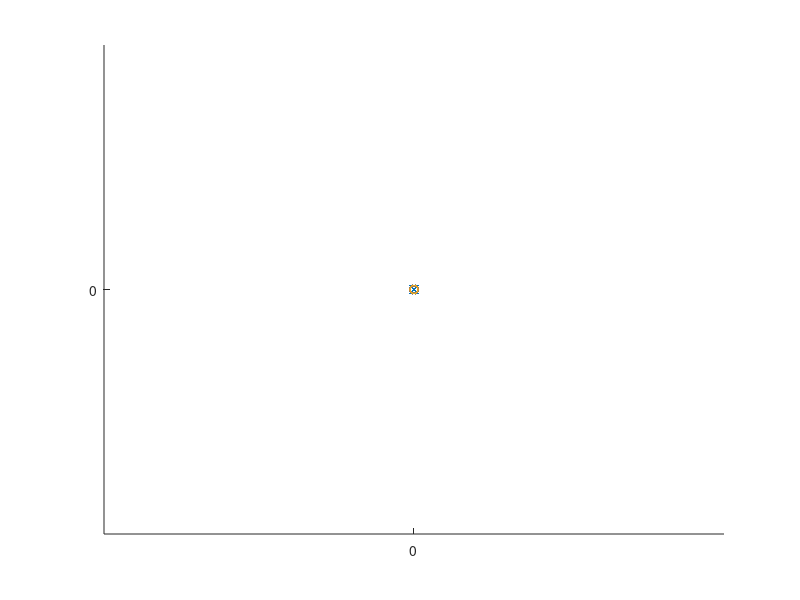

MATLAB code for this plot: (Note: this script raises an error after producing the figure.)
clc; clear; close all;
neq=2; mu=-0.015; b=-10;omega=1;

% sub
% mu=-0.1;
p = [-1 0 1 0 mu 0];
r = roots(p);
r=r(end);
om=1;
% b=1;
omEff=om+b*r^2;
f=omEff/2/pi;
T=1/f;
%
np=100;
dt=T/np;
g=zeros(2*np,1);
J=zeros(2*np);
J2=zeros(2*np);
u=zeros(2*np,1)+3;
% r=sqrt(-mu)
% r=0.05

x=r*cos(linspace(0,2*pi,np+1)); x=x+rand(1,length(x)).*x*0.1;
y=r*sin(linspace(0,2*pi,np+1)); y=y+rand(1,length(y)).*y*0.1;
u(1:2:end)=x(1:end-1); u(2:2:end)=y(1:end-1);
% plot(x,y); axis equal;

uM=[];
uM=[uM,u];
%%
% calc J and g
 for i=1:16
    for ip=1:np-1
    x=u(ip*2-1); y=u(ip*2); r=sqrt(x^2+y^2);
    xNext=u(mod(ip*2-1+neq-1,neq*np)+1); yNext=u(mod(ip*2+neq-1,neq*np)+1);
    xPrev=u(mod(ip*2-1-neq-1,neq*np)+1); yPrev=u(mod(ip*2-neq-1,neq*np)+1);
    xPrevPrev=u(mod(ip*2-1-neq*2-1,neq*np)+1); yPrevPrev=u(mod(ip*2-neq*2-1,neq*np)+1);

    g(ip*2-1)=(mu+r^2-r^4)*x-y*(omega+b*r^2)-(3*x-4*xPrev+xPrevPrev)/dt/2;
    g(ip*2)=(mu+r^2-r^4)*y+x*(omega+b*r^2)-(3*y-4*yPrev+yPrevPrev)/dt/2;
    
    J(ip*2-1,ip*2-1)=(mu+r^2-r^4)+x*(2*x-2*r^2*2*x)-y*b*2*x;
    J(ip*2-1,ip*2)=x*(2*y-2*r^2*2*y)-(omega+b*r^2)-y*(2*b*y);
    J(ip*2-1,ip*2-1)=-3/dt/2;
    J(ip*2-1,mod(ip*2-1-neq-1,neq*np)+1)=4/dt/2;
    J(ip*2-1,mod(ip*2-1-neq*2-1,neq*np)+1)=-1/dt/2;
  
    J(ip*2,ip*2-1)=y*(2*x-2*r^2*2*x)+(omega+b*r^2)+x*(2*b*x);
    J(ip*2,ip*2)=(mu+r^2-r^4)+y*(2*y-2*r^2*2*y)+x*b*2*y;
    J(ip*2,ip*2)=-3/dt/2;
    J(ip*2,mod(ip*2-neq-1,neq*np)+1)=4/dt/2;
    J(ip*2,mod(ip*2-neq*2-1,neq*np)+1)=-1/dt/2;

%     J2(ip*2-1,mod(ip*2-1+neq-1,neq*np)+1)=-1/dt/2;
%     J2(ip*2-1,mod(ip*2-1-neq-1,neq*np)+1)=1/dt/2;
%   
%     J2(ip*2,mod(ip*2+neq-1,neq*np)+1)=-1/dt/2;
%     J2(ip*2,mod(ip*2-neq-1,neq*np)+1)=1/dt/2;
  
    end
    ip=np;
     x=u(ip*2-1); y=u(ip*2); r=sqrt(x^2+y^2);
    xNext=u(mod(ip*2-1+neq-1,neq*np)+1); yNext=u(mod(ip*2+neq-1,neq*np)+1);
    xPrev=u(mod(ip*2-1-neq-1,neq*np)+1); yPrev=u(mod(ip*2-neq-1,neq*np)+1);
    xPrevPrev=u(mod(ip*2-1-neq*2-1,neq*np)+1); yPrevPrev=u(mod(ip*2-neq*2-1,neq*np)+1);

    g(ip*2-1)=(mu+r^2-r^4)*x-y*(omega+b*r^2)-(3*x-4*xPrev+xPrevPrev)/dt/2;
%     g(ip*2)=(mu+r^2-r^4)*y+x*(omega+b*r^2)-(3*y-4*yPrev+yPrevPrev)/dt/2;
    g(ip*2)=-(3*y-4*yPrev+yPrevPrev)/dt/2;
    
    J(ip*2-1,ip*2-1)=(mu+r^2-r^4)+x*(2*x-2*r^2*2*x)-y*b*2*x;
    J(ip*2-1,ip*2)=x*(2*y-2*r^2*2*y)-(omega+b*r^2)-y*(2*b*y);
    J(ip*2-1,ip*2-1)=-3/dt/2;
    J(ip*2-1,mod(ip*2-1-neq-1,neq*np)+1)=4/dt/2;
    J(ip*2-1,mod(ip*2-1-neq*2-1,neq*np)+1)=-1/dt/2;
  
%     J(ip*2,ip*2-1)=y*(2*x-2*r^2*2*x)+(omega+b*r^2)+x*(2*b*x);
%     J(ip*2,ip*2)=1;
    J(ip*2,ip*2)=-3/dt/2;
    J(ip*2,mod(ip*2-neq-1,neq*np)+1)=4/dt/2;
    J(ip*2,mod(ip*2-neq*2-1,neq*np)+1)=-1/dt/2;
    %
    du=-J\g;
   
    norm(du)
    u=u+du;
    uM=[uM,u];
 end
%%
hold on;
% u=u-du2;
plot(u(1:2:end),u(2:2:end),'x-')
% plot(u(1:2:end)+utang(1:2:end),u(2:2:end)+utang(2:2:end))
% plot([u(1:2:end), u(1:2:end)+utang(1:2:end)]',[u(2:2:end),u(2:2:end)+utang(2:2:end)]'); axis equal
plot([u(1:2:end), u(1:2:end)+du(1:2:end)]',[u(2:2:end),u(2:2:end)+du(2:2:end)]','-o'); axis equal
% plot([u(1:2:end), u(1:2:end)+du(1:2:end)]',[u(2:2:end),u(2:2:end)+du(2:2:end)]','-x'); 

%%
plot(uM(1:2:end,:),uM(2:2:end,:))
%%
close all;
f=figure(Position=[2200 202 911 598]); fnts=14;
% f=figure(Position=[2200 202 300 300]); fnts=14;
% hold on;
set(f,'defaulttextinterpreter','latex')


hold on;
plot(uM(1:2:end,1),uM(2:2:end,1))
plot(uM(1:2:end,end),uM(2:2:end,end),'-o')

x=r*cos(linspace(0,2*pi,np+1));
y=r*sin(linspace(0,2*pi,np+1));
u(1:2:end)=x(1:end-1); u(2:2:end)=y(1:end-1);
plot(u(1:2:end),u(2:2:end),'-x')
axis equal;
% grid on;

h1=legend("iteration=0","iteration=8, resid=1e-16","analytical solution",Location="best");
set(h1, 'Interpreter','latex')
grid on; grid minor; 
set(gca,"FontSize",fnts,"FontName","Latin Modern Math");
xlabel("x"); ylabel("y"); title("Multi timestep newton method $ \vert$ subHoph $\mu=-0.015 $ $ \vert$ 100 points for period")
exportgraphics(gcf,'plot.png','Resolution',200)

%%
hold on;
plot(uM(1,:)',uM(2,:)','-x'); axis equal;
plot(u(1:2:end),u(2:2:end))
%%
plot(sqrt(u(1:2:end).^2+u(2:2:end).^2))
%%
hold on;
plot(uM')
plot(sqrt(sum(uM.^2,1))')
